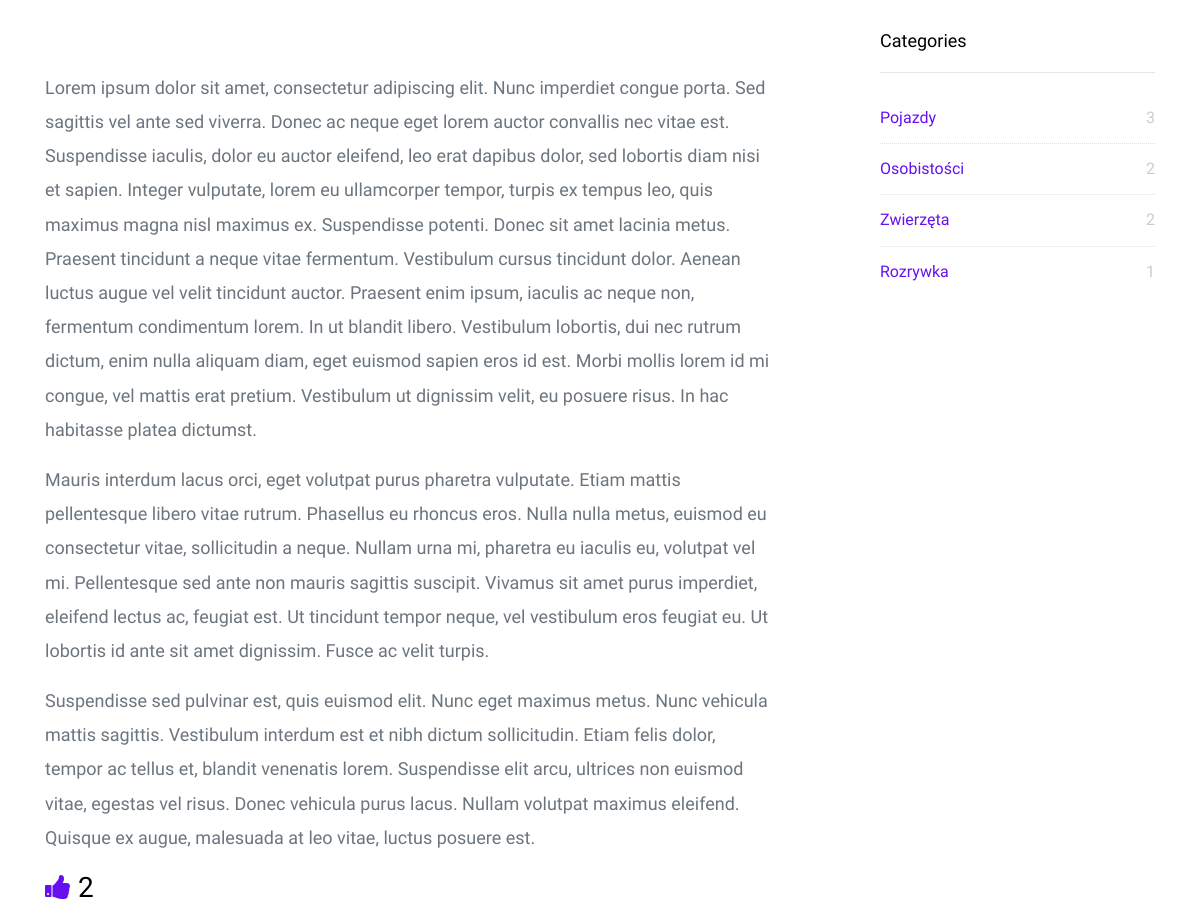
The page /post/elvis-zf2e/ (middle part) on the database as committed earlier.
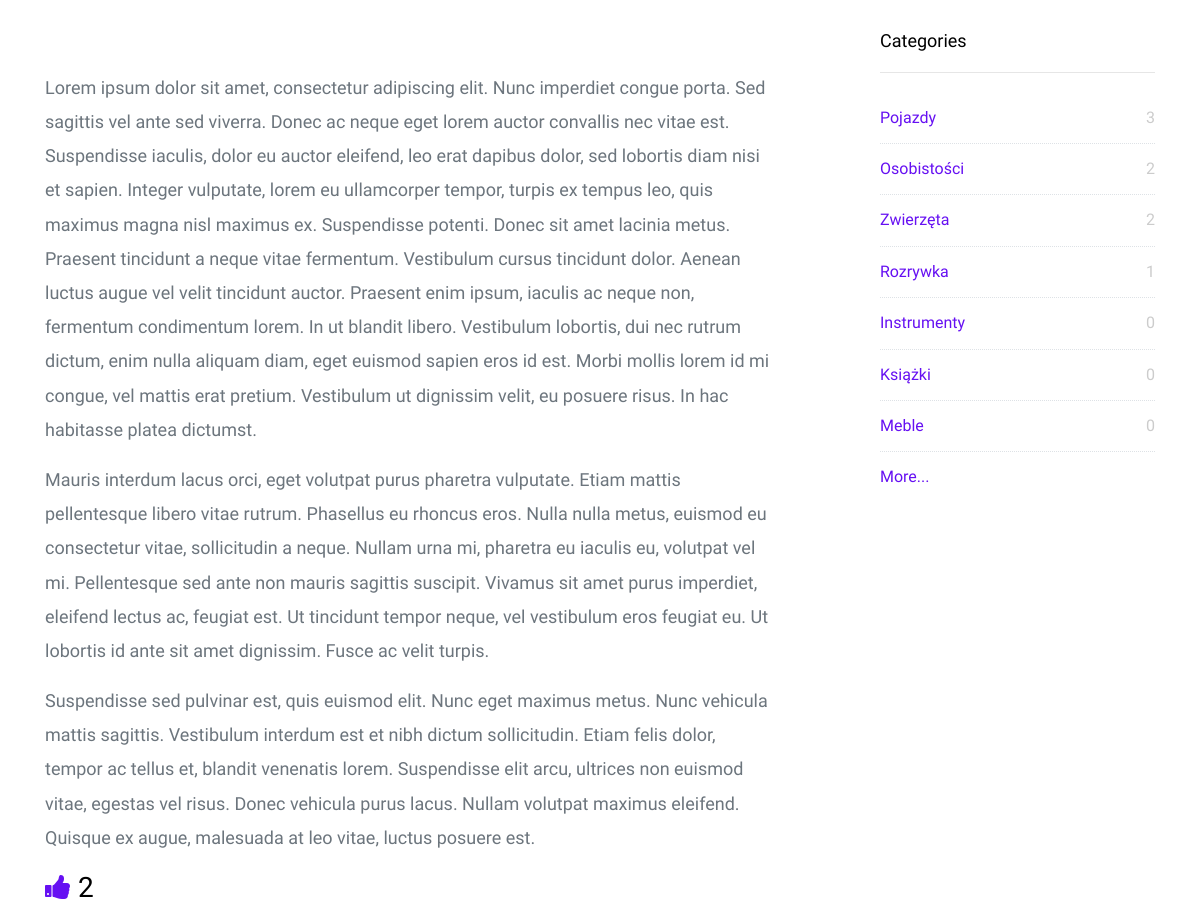
The same page on the database as committed later.
### posts/models.py (models this page shows, shortened)
class Post(models.Model):
    name = models.CharField(max_length=100)
    description = models.TextField()
    date_posted = models.DateTimeField(default=timezone.now)
    updated_date = models.DateTimeField(auto_now=True)
    author = models.ForeignKey(User, on_delete=models.CASCADE)
    category = models.ManyToManyField(Category)
    likes = models.IntegerField(default=0)
    slug = models.SlugField(unique=True)

class Category(models.Model):
    class Meta:
        verbose_name_plural = 'categories'
    name = models.CharField(max_length=150, unique=True)
    slug = models.SlugField(unique=True)
    image = models.ImageField(upload_to='category_pics')

### posts/views.py (the view)
# urls.py: path('post/<slug:slug>/', post_detail_with_comment_form, name='post-detail'),
def post_detail_with_comment_form(request, slug):
    post = Post.objects.get(slug=slug)
    new_comment = None
    if request.method == "POST":
        comment_form = CommentForm(request.POST)
        if comment_form.is_valid():
            new_comment = comment_form.save(commit=False)
            new_comment.post = post
            new_comment.author = request.user
            new_comment.save()
            return redirect("post-detail", slug=post.slug)
    else:
        comment_form = CommentForm()
    context = {'post': post,
               'comment_form': comment_form}
    return render(request, 'posts/post_detail.html', context)

### posts/context_processors.py (called while the page is built)
def slider(request):
    posts = Post.objects.all()
    if posts.count() >= 5:
        random_posts = sample(list(posts), 5)
        return {'random_posts': random_posts}
    else:
        return {'random_posts': posts}

def categories(request):
    return {'categories_base': Category.objects.all().annotate(num_posts=Count('post')).order_by('-num_posts')[:7]}

def latest_posts(request):
    return {'latest_posts': Post.objects.all().order_by('-date_posted')[:3]}

def most_liked_posts(request):
    return {'most_liked_posts': Post.objects.all().order_by('-likes')[:3]}

def most_commented_posts(request):
    return {
        "most_commented_posts": Post.objects.all().annotate(num_comments=Count('comment')).order_by('-num_comments')[
                                :3]}

def admin_profile(request):
    return {'about_me': User.objects.get(id=1)}

### posts/templates/posts/post_detail.html (shortened to what this page needs)
{% extends 'posts/base.html' %}
{% block content %}
{% load crispy_forms_tags %}
<div class="post-content-body">
  <div class="row mb-5">
</div>
<p>{{ post.description|linebreaks }}</p>
  <h3 class="mb-5"><a href="#" class="fa fa-thumbs-up"></a> {{ post.likes }}</h3>
</div>
{% endblock content %}

### posts/templates/posts/base.html (shortened to what this page needs)
{% load static %}
<!doctype html>
<html lang="en">
  <head>
    <link rel="stylesheet" href="https://stackpath.bootstrapcdn.com/bootstrap/4.4.1/css/bootstrap.min.css"
>
    <link rel="stylesheet" href="{% static 'posts/css/bootstrap.css' %}">
    <link rel="stylesheet" href="{% static 'posts/css/animate.css' %}">
    <link rel="stylesheet" href="{% static 'posts/css/owl.carousel.min.css' %}">
    <link rel="stylesheet" href="{% static 'posts/fonts/ionicons/css/ionicons.min.css' %}">
    <link rel="stylesheet" href="{% static 'posts/fonts/fontawesome/css/font-awesome.min.css' %}">
    <link rel="stylesheet" href="{% static 'posts/fonts/flaticon/font/flaticon.css' %}">
    <link rel="stylesheet" href="{% static 'posts/css/style.css' %}">
  </head>
  <body>
    <div class="wrap">
    <section class="site-section pt-5">
      <div class="container">
        <div class="row blog-entries">
          <div class="col-md-12 col-lg-8 main-content">
            <div class="row mb-5 mt-5">
              <div class="col-md-12">
              {% block content %}{% endblock %}
              </div>
            </div>
          </div>
          <div class="col-md-12 col-lg-4 sidebar">
            <div class="sidebar-box">
              <h3 class="heading">Categories</h3>
              <ul class="categories">
                {% for category_base in categories_base %}
                  <li><a href="{% url 'categories-posts' category_base.slug %}">{{ category_base.name }} <span>{{ category_base.post_set.count }}</span></a></li>
                {% endfor %}
                {% if categories_base.all.count >= 7 %}
                  <li><a href="{% url 'categories' %}">More... </a></li>
                {% endif %}
              </ul>
            </div>
          </div>
        </div>
      </div>
    </section>
    </div>
  </body>
</html>

### posts/static/posts/css/style.css (style rules this page uses)
body { background: #ccc url("../images/photography.png") repeat; font-family: "Inconsolata", SFMono-Regular, Menlo, Monaco, Consolas, "Liberation Mono", "Courier New", monospace; font-weight: 300; font-size: 18px; line-height: 1.9; color: #6c757d; }
a { -webkit-transition: .3s all ease; -o-transition: .3s all ease; transition: .3s all ease; text-decoration: none; }
h1, h2, h3, h4, h5 { color: #000; font-family: "Josefin Sans", -apple-system, BlinkMacSystemFont, "Segoe UI", Roboto, "Helvetica Neue", Arial, sans-serif, "Apple Color Emoji", "Segoe UI Emoji", "Segoe UI Symbol", "Noto Color Emoji"; }
.wrap { max-width: 1250px; margin: 0 auto; background: #fff; -webkit-box-shadow: 0 0 40px 0 rgba(0, 0, 0, 0.1); box-shadow: 0 0 40px 0 rgba(0, 0, 0, 0.1); }
.site-section { padding: 7em 0; }
.sidebar { padding-left: 5em; }
.sidebar-box { margin-bottom: 4em; font-size: 15px; width: 100%; float: left; background: #fff; }
.sidebar-box .heading { font-size: 18px; margin-bottom: 30px; padding-bottom: 20px; border-bottom: 1px solid #e6e6e6; }
.categories, .sidelink { padding: 0; margin: 0; font-weight: 400; }
.categories li, .sidelink li { padding: 0; margin: 0; position: relative; margin-bottom: 10px; padding-bottom: 10px; border-bottom: 1px dotted #dee2e6; list-style: none; }
.categories li:last-child, .sidelink li:last-child { margin-bottom: 0; border-bottom: none; padding-bottom: 0; }
.categories li a, .sidelink li a { display: block; font-size: 16px; }
.categories li a span, .sidelink li a span { position: absolute; right: 0; top: 0; color: #ccc; -webkit-transition: .3s all ease; -o-transition: .3s all ease; transition: .3s all ease; }
.heading { color: #000; }

Rows that differ between the two databases and show on the page:
added Category: name "Instrumenty", post_set.count "0"
added Category: name "Książki", post_set.count "0"
added Category: name "Meble", post_set.count "0"
Other text that changed with them:
text now shown: "More..."
